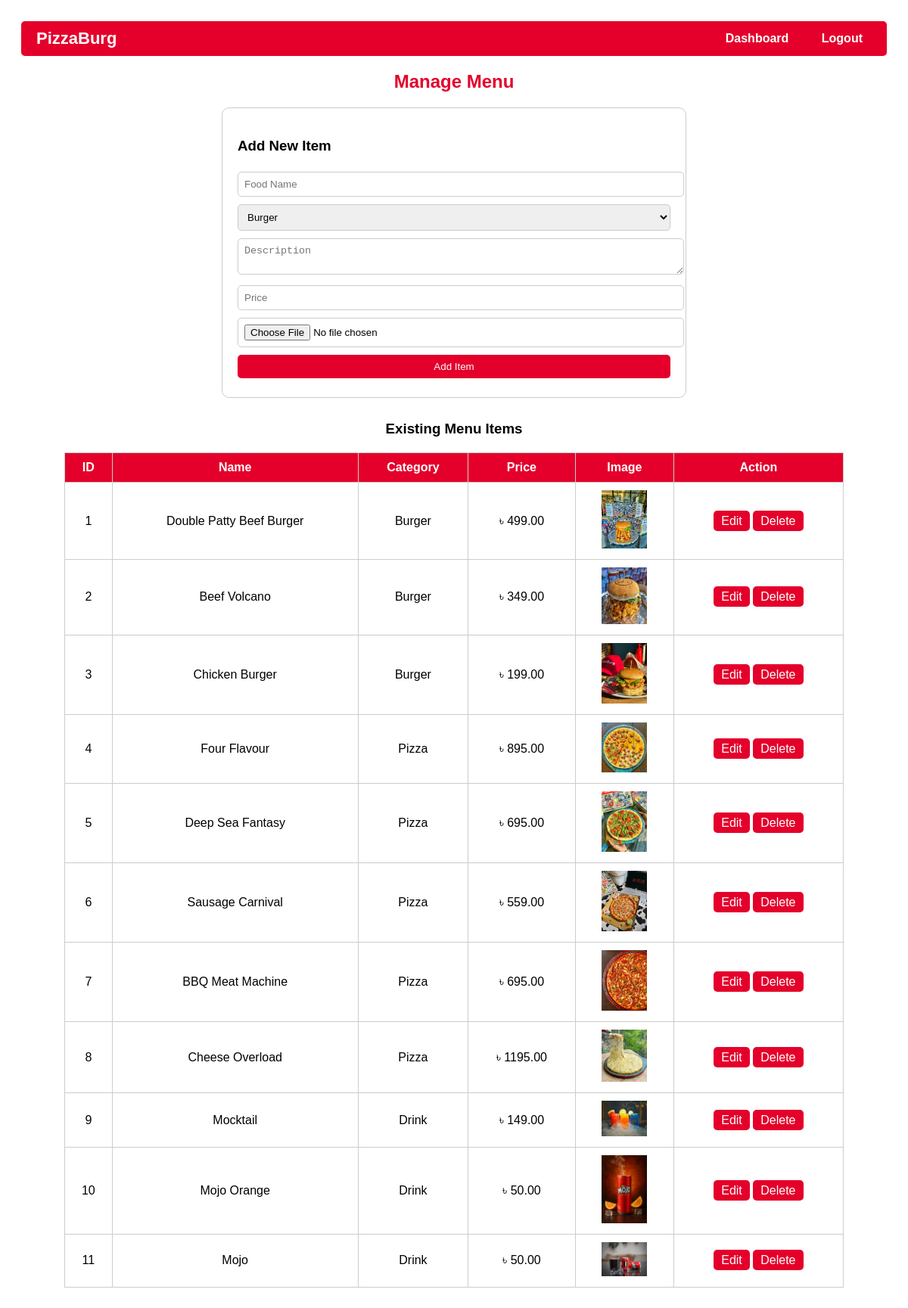
Page /admin/menu_manage.php (signed in) on the committed database.
### tables this page shows
CREATE TABLE `menu` (
  `id` int(11) NOT NULL,
  `name` varchar(100) NOT NULL,
  `category` enum('burger','pizza','drink') NOT NULL,
  `description` text DEFAULT NULL,
  `price` decimal(10,2) NOT NULL,
  `image` varchar(255) DEFAULT NULL,
  `created_at` timestamp NOT NULL DEFAULT current_timestamp()
);

### admin/menu_manage.php (the view, shortened to what this page needs)
<?php
include("../includes/config.php");
$menu_items = mysqli_query($conn, "SELECT * FROM menu ORDER BY created_at DESC");
?>
<!DOCTYPE html>
<html>
<head>
</head>
<body>
<div class="top-bar">
    <div class="logo">PizzaBurg</div>
    <div class="nav-links">
        <a href="index.php" class="btn">Dashboard</a>
        <a href="logout.php" class="btn">Logout</a>
    </div>
</div>
<h2>Manage Menu</h2>
<form method="post" enctype="multipart/form-data">
    <h3>Add New Item</h3>
    <input type="text" name="name" placeholder="Food Name" required>
    <select name="category" required>
      <option value="burger">Burger</option>
    </select>
    <textarea name="description" placeholder="Description" required></textarea>
    <input type="text" name="price" placeholder="Price" required>
    <input type="file" name="image" required>
    <input type="submit" name="add" value="Add Item">
</form>
<h3 style="text-align:center;margin-top:30px;">Existing Menu Items</h3>
<table>
    <tr>
      <th>ID</th>
      <th>Name</th>
      <th>Category</th>
      <th>Price</th>
      <th>Image</th>
      <th>Action</th>
    </tr>
    <?php while($item = mysqli_fetch_assoc($menu_items)): ?>
      <tr>
        <td><?php echo $item['id']; ?></td>
        <td><?php echo $item['name']; ?></td>
        <td><?php echo ucfirst($item['category']); ?></td>
        <td>৳ <?php echo $item['price']; ?></td>
        <td><img src="../assets/images/<?php echo $item['image']; ?>" width="60"></td>
        <td>
            <a href="menu_edit.php?id=<?php echo $item['id']; ?>" class="btn">Edit</a>
            <a href="menu_manage.php?delete=<?php echo $item['id']; ?>" class="btn">Delete</a>
        </td>
      </tr>
    <?php endwhile; ?>
</table>
</body>
</html>

### admin/menu_manage.php (style rules this page uses)
body { font-family:Arial; background:#fff; padding:20px; }
h2 { text-align:center;color:#e4002b; }
table { width:90%;margin:auto;border-collapse:collapse;margin-top:20px; }
th, td { border:1px solid #ccc;padding:10px;text-align:center; }
th { background:#e4002b;color:white; }
.btn { background:#e4002b;color:white;padding:5px 10px;text-decoration:none;border-radius:5px; transition:0.3s; }
form { width:50%;margin:auto;border:1px solid #ccc;padding:20px;border-radius:10px; }
input, select, textarea { width:100%;padding:8px;margin:5px 0;border-radius:5px;border:1px solid #ccc; }
input[type=submit] { background:#e4002b;color:white;border:none;cursor:pointer; }
.top-bar { display:flex; justify-content:space-between; align-items:center; background:#e4002b; padding:10px 20px; color:white; border-radius:5px; margin-bottom:20px; }
.top-bar .logo { font-size:22px; font-weight:bold; }
.top-bar .nav-links a { margin-left:15px; color:white; text-decoration:none; font-weight:bold; padding:6px 12px; border-radius:4px; transition:0.3s; }

### rows in the picture
menu: id "1", name "Double Patty Beef Burger", category "Burger", price "499.00", image (picture)
menu: id "2", name "Beef Volcano", category "Burger", price "349.00", image (picture)
menu: id "3", name "Chicken Burger", category "Burger", price "199.00", image (picture)
menu: id "4", name "Four Flavour", category "Pizza", price "895.00", image (picture)
menu: id "5", name "Deep Sea Fantasy", category "Pizza", price "695.00", image (picture)
menu: id "6", name "Sausage Carnival", category "Pizza", price "559.00", image (picture)
menu: id "7", name "BBQ Meat Machine", category "Pizza", price "695.00", image (picture)
menu: id "8", name "Cheese Overload", category "Pizza", price "1195.00", image (picture)
menu: id "9", name "Mocktail", category "Drink", price "149.00", image (picture)
menu: id "10", name "Mojo Orange", category "Drink", price "50.00", image (picture)
menu: id "11", name "Mojo", category "Drink", price "50.00", image (picture)
